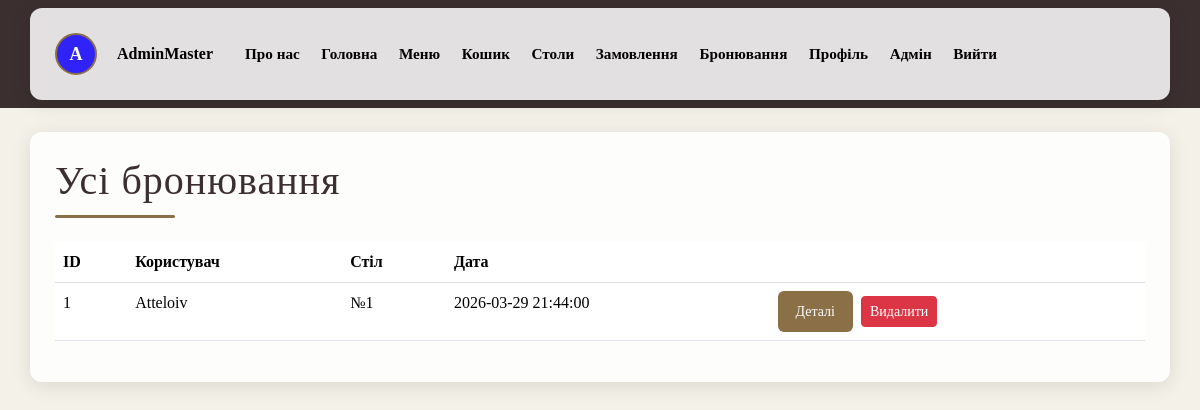
Page /admin/reservations/ (signed in) on the committed database.
### database.py (models this page shows, shortened)
class Base(DeclarativeBase):
    def create_db(self):
        Base.metadata.create_all(engine)
    def drop_db(self):
        Base.metadata.drop_all(engine)

class Users(UserMixin, Base):
    __tablename__ = "users"
    id: Mapped[int] = mapped_column(primary_key=True)
    nickname: Mapped[str] = mapped_column(String(100), unique=True)
    email: Mapped[str] = mapped_column(String(150), unique=True)
    password: Mapped[str] = mapped_column(String(100))
    status_admin: Mapped[bool] = mapped_column(Boolean, default=False)
    avatar_color: Mapped[str] = mapped_column(String(20), nullable=True)
    avatar_letter: Mapped[str] = mapped_column(String(2), nullable=True)
    avatar_image: Mapped[str] = mapped_column(String(200), nullable=True)
    orders = relationship("Orders", back_populates="user", cascade="all, delete")
    reservations = relationship("Reservations", back_populates="user", cascade="all, delete")

class Reservations(Base):
    __tablename__ = "reservations"
    id: Mapped[int] = mapped_column(primary_key=True)
    user_id: Mapped[int] = mapped_column(ForeignKey("users.id", ondelete="CASCADE"))
    time: Mapped[datetime] = mapped_column(DateTime)
    user = relationship("Users", back_populates="reservations")
    tables = relationship("ReservationTables", back_populates="reservation", cascade="all, delete")

class ReservationTables(Base):
    __tablename__ = "reservation_tables"
    id: Mapped[int] = mapped_column(primary_key=True)
    reservation_id: Mapped[int] = mapped_column(ForeignKey("reservations.id", ondelete="CASCADE"))
    table_id: Mapped[int] = mapped_column(ForeignKey("tables.id", ondelete="CASCADE"))
    reservation = relationship("Reservations", back_populates="tables")
    table = relationship("Tables", back_populates="reservations")

class Tables(Base):
    __tablename__ = "tables"
    id: Mapped[int] = mapped_column(primary_key=True)
    seats: Mapped[int] = mapped_column(Integer)
    location: Mapped[str] = mapped_column(String(100), nullable=True)
    reservations = relationship("ReservationTables", back_populates="table", cascade="all, delete")

### main.py (the view)
@app.route('/admin/reservations/')
@login_required
@admin_required
def admin_reservations():
    reservations = get_all_reservations()
    return render_template('admin_reservations.html', reservations=reservations)

### database.py (called while the page is built)
def search_user(user_id):
    with Session() as session:
        user = session.query(Users).filter_by(id=user_id).first()
        return user

def get_all_reservations():
    with Session() as session:
        reservations = (
            session.query(Reservations)
            .options(selectinload(Reservations.user), selectinload(Reservations.tables).selectinload(ReservationTables.table))
            .order_by(Reservations.time.desc())
            .all()
        )
        return reservations

### main.py (called while the page is built)
@login_manager.user_loader
def load_user(user_id):
    return search_user(user_id)

def admin_required(func):
    @wraps(func)
    def wrapper(*args, **kwargs):
        if not current_user.is_authenticated or not current_user.status_admin:
            flash("У вас немає прав адміністратора", "danger")
            return redirect(url_for('home'))
        return func(*args, **kwargs)
    return wrapper

### templates/admin_reservations.html (shortened to what this page needs)
{% extends "base.html" %}
{% block content %}
<h1>Усі бронювання</h1>
<div class="decor-line"></div>
<table class="table mt-4">
    <tr>
        <th>ID</th>
        <th>Користувач</th>
        <th>Стіл</th>
        <th>Дата</th>
        <th></th>
    </tr>
    {% for r in reservations %}
    <tr>
        <td>{{ r.id }}</td>
        <td>{{ r.user.nickname }}</td>
        <td>
            {% for t in r.tables %}
                №{{ t.table.id }}{% if not loop.last %}, {% endif %}
            {% endfor %}
        </td>
        <td>{{ r.time }}</td>
        <td>
            <a href="{{ url_for('admin_reservation_details', reservation_id=r.id) }}"
                class="btn btn-custom btn-sm">Деталі</a>
            <form method="POST" action="{{ url_for('admin_delete_reservation', reservation_id=r.id) }}" class="d-inline"
                onsubmit="return confirm('Видалити бронювання?');">
                <button type="submit" class="btn btn-danger btn-sm ms-1">Видалити</button>
            </form>
        </td>
    </tr>
    {% endfor %}
</table>
{% endblock %}

### templates/base.html (shortened to what this page needs)
<!DOCTYPE html>
<html lang="en">
<head>
    <link href="https://cdn.jsdelivr.net/npm/bootstrap@5.3.8/dist/css/bootstrap.min.css" rel="stylesheet"
>
</head>
<body>
    <nav class="navbar navbar-dark bg-dark mb-4">
        <div class="container d-flex flex-wrap align-items-center gap-2 gap-md-3">
            {% if current_user.is_authenticated %}
            {% if current_user.avatar_image %}
            <img src="{{ url_for('static', filename='images/profile/' + current_user.avatar_image) }}" class="avatar">
            {% else %}
            <div class="avatar-circle" style="background: {{ current_user.avatar_color }}">
                {{ current_user.avatar_letter }}
            </div>
            {% endif %}
            <span class="ms-1 navbar-user me-2 me-md-3">{{ current_user.nickname }}</span>
            <a class="navbar-brand py-1" href="{{ url_for('about_us') }}">Про нас</a>
            <a class="navbar-brand py-1" href="{{ url_for('home_page') }}">Головна</a>
            <a class="navbar-brand py-1" href="{{ url_for('menu') }}">Меню</a>
            <a class="navbar-brand py-1" href="{{ url_for('cart') }}">Кошик</a>
            <a class="navbar-brand py-1" href="{{ url_for('tables') }}">Столи</a>
            <a class="navbar-brand py-1" href="{{ url_for('orders') }}">Замовлення</a>
            <a class="navbar-brand py-1" href="{{ url_for('reservations') }}">Бронювання</a>
            <a class="navbar-brand py-1" href="{{ url_for('profile') }}">Профіль</a>
            {% if current_user.status_admin %}
            <a class="navbar-brand py-1" href="{{ url_for('admin_dashboard') }}">Адмін</a>
            {% endif %}
            <a class="navbar-brand py-1" href="javascript:void(0)" onclick="confirmLogout()">Вийти</a>
            {% else %}
            <a class="navbar-brand py-1" href="{{ url_for('about_us') }}">Про нас</a>
            <a class="navbar-brand py-1" href="{{ url_for('login') }}">Увійти</a>
            <a class="navbar-brand py-1" href="{{ url_for('register') }}">Зареєструватись</a>
            {% endif %}
        </div>
    </nav>
    <main class="container">
        {% block content %}
        {% endblock %}
    </main>
</body>
</html>

### templates/base.html (style rules this page uses)
.avatar-circle { width: 40px; height: 40px; border-radius: 50%; color: white; font-weight: bold; display: flex; justify-content: center; align-items: center; font-size: 18px; }
body { background: #f4f1e8; font-family: "Georgia", "Times New Roman", serif; color: #2c2c2c; }
.container { background: rgba(255, 255, 255, 0.85); padding: 25px; border-radius: 12px; box-shadow: 0 4px 20px rgba(0, 0, 0, 0.1); }
h1, h2, h3 { font-family: "Cinzel", serif; letter-spacing: 1px; color: #3b2f2f; }
.decor-line { width: 120px; height: 3px; background: #8b6f47; margin: 10px 0 20px 0; border-radius: 2px; }
.btn-custom { background: #8b6f47; color: white; border: none; padding: 10px 18px; border-radius: 6px; transition: 0.3s; }
.avatar-circle { width: 42px; height: 42px; border-radius: 50%; color: white; font-weight: bold; display: flex; justify-content: center; align-items: center; font-size: 18px; border: 2px solid #8b6f47; }
.navbar { background: #3b2f2f !important; }
.navbar>.container { justify-content: flex-start !important; }
.navbar .navbar-brand { color: #000000 !important; font-family: "Cinzel", serif; font-weight: 600; font-size: 0.95rem; margin-right: 0.35rem; text-shadow: none; transition: color 0.2s, transform 0.2s; }
.navbar .navbar-user { color: #000000 !important; font-weight: 600; text-shadow: none; }

### rows in the picture
Users: avatar_letter "A", nickname "AdminMaster"
Reservations: id "1", user.nickname "Atteloiv", time "2026-03-29 21:44:00"
ReservationTables: table.id "1"
